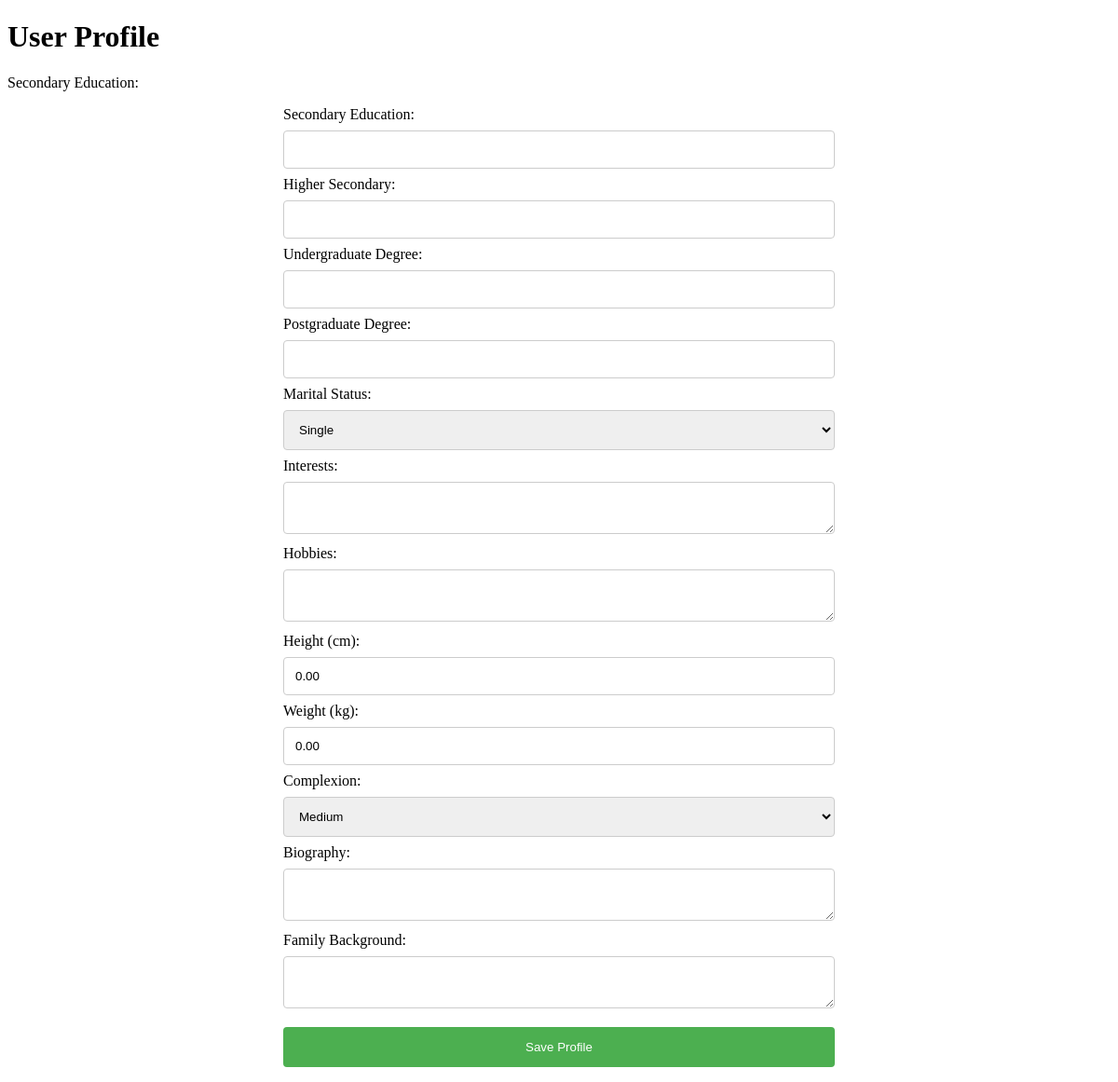
Page /profile.php (signed in) on the committed database.
### tables this page shows
CREATE TABLE `Profile_Details` (
  `user_id` varchar(10) NOT NULL,
  `Secondary_Education` varchar(255) NOT NULL,
  `Higher_Secondary` varchar(255) NOT NULL,
  `Undergrade` varchar(255) DEFAULT NULL,
  `Post_Grade` varchar(255) DEFAULT NULL,
  `road_number` varchar(50) NOT NULL,
  `street_number` varchar(50) NOT NULL,
  `building_number` varchar(50) NOT NULL,
  `phone_number` varchar(20) NOT NULL,
  `Marital_Status` enum('Single','Married','Divorced','Widowed') NOT NULL,
  `Interest` text DEFAULT NULL,
  `Hobbies` text DEFAULT NULL,
  `Height` decimal(5,2) DEFAULT NULL,
  `Weight` decimal(5,2) NOT NULL,
  `Complexion` enum('Fair','Medium','Dark','Olive','Tan') NOT NULL,
  `Biography` text NOT NULL,
  `Family_Background` text DEFAULT NULL
);

### profile.php (the view, shortened to what this page needs)
<?php
require 'DBconnect.php';
$user_id = $_SESSION['user_id'];
$result = mysqli_query($conn, "SELECT * FROM Profile_Details WHERE user_id = '$user_id'");
$profile = mysqli_fetch_assoc($result);
?>
<!DOCTYPE html>
<html lang="en">
<head>
</head>
<body>
    <h1>User Profile</h1>
    <?php if ($profile): ?>
        <p>Secondary Education: <?= $profile['Secondary_Education'] ?></p>
    <?php else: ?>
        <p>No profile details found. Please add your information.</p>
    <?php endif; ?>
    <form method="post">
        Secondary Education: <input type="text" name="secondary_education" value="<?= $profile['Secondary_Education'] ?? '' ?>"><br>
        Higher Secondary: <input type="text" name="higher_secondary" value="<?= $profile['Higher_Secondary'] ?? '' ?>"><br>
        Undergraduate Degree: <input type="text" name="undergrade" value="<?= $profile['Undergrade'] ?? '' ?>"><br>
        Postgraduate Degree: <input type="text" name="post_grade" value="<?= $profile['Post_Grade'] ?? '' ?>"><br>
        Marital Status: <select name="marital_status">
            <option value="Single" <?= $profile['Marital_Status'] == 'Single' ? 'selected' : '' ?>>Single</option>
        </select><br>
        Interests: <textarea name="interest"><?= $profile['Interest'] ?? '' ?></textarea><br>
        Hobbies: <textarea name="hobbies"><?= $profile['Hobbies'] ?? '' ?></textarea><br>
        Height (cm): <input type="text" name="height" value="<?= $profile['Height'] ?? '' ?>"><br>
        Weight (kg): <input type="text" name="weight" value="<?= $profile['Weight'] ?? '' ?>"><br>
        Complexion: <select name="complexion">
            <option value="Medium" <?= $profile['Complexion'] == 'Medium' ? 'selected' : '' ?>>Medium</option>
        </select><br>
        Biography: <textarea name="biography"><?= $profile['Biography'] ?? '' ?></textarea><br>
        Family Background: <textarea name="family_background"><?= $profile['Family_Background'] ?? '' ?></textarea><br>
        <input type="submit" value="Save Profile">
    </form>
</body>
</html>

### profile.php (style rules this page uses)
input[type="text"], textarea, select { width: 100%; padding: 12px; margin: 8px 0; display: inline-block; border: 1px solid #ccc; border-radius: 4px; box-sizing: border-box; }
input[type="submit"] { width: 100%; background-color: #4CAF50; color: white; padding: 14px 20px; margin: 8px 0; border: none; border-radius: 4px; cursor: pointer; }
form { width: 50%; margin: auto; }

### rows in the picture
profile_details: marital_status "Single", height "0.00", weight "0.00", complexion "Medium"
